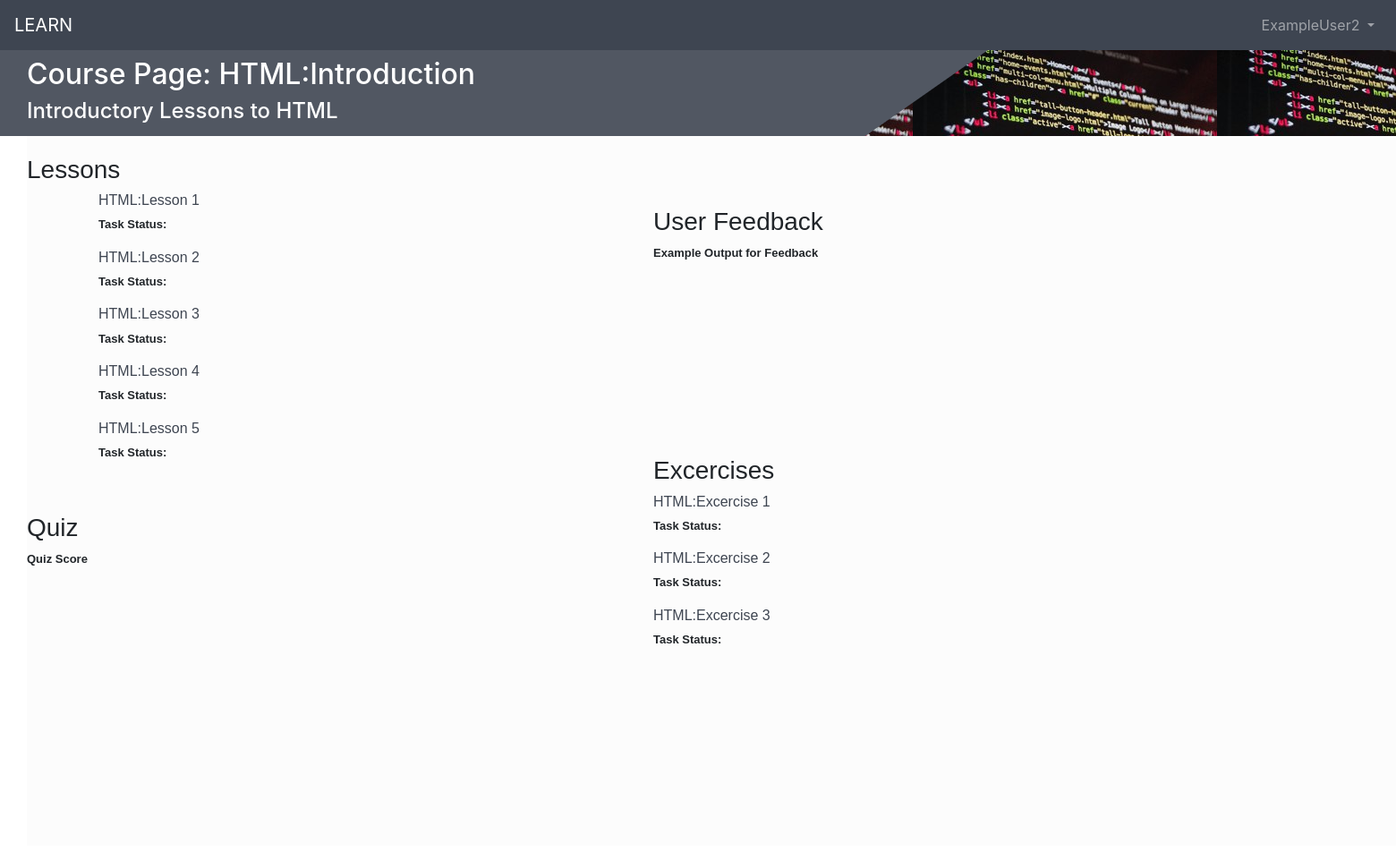
/dashboard/ExampleUser2/course/11111/ (signed in), run on the app's committed database.
### application.py (models this page shows, shortened)
class User(UserMixin, db.Model):
    id = db.Column(db.Integer, primary_key=True)
    firstname = db.Column('firstname', db.String(20), index=True)
    lastname = db.Column('lastname', db.String(20), index=True)
    email = db.Column('email', db.String(50), unique=True, index=True)
    username = db.Column('username', db.String(20), unique=True, index=True)
    password = db.Column('password', db.String(20))

class Course(db.Model):
    __tablename__ = 'course'
    courseid = db.Column(db.Integer, primary_key=True, unique=True)
    coursename = db.Column('coursename', db.String(20), index=True)
    description = db.Column('description', db.String(500), index=True)
    lessons = db.Column(db.Integer, index=True)

class LessonData(db.Model):
    __tablename__ = "lessondata"
    lessonid = db.Column('lessonid', db.Integer, unique=True, index=True, primary_key=True)
    lessonname = db.Column('lessonname', db.String(30), index=True)
    lessontype = db.Column('lessontype', db.String(30), index=True)
    courseid = db.Column('courseid', db.Integer, db.ForeignKey('course.courseid'), index=True)

### application.py (the view)
@app.route('/dashboard/<username>/course/<courseid>/')
@login_required
def course(username, courseid):
    if username != current_user.username:
        return redirect(url_for('.dashboard', username=current_user.username))
    if Course.query.filter_by(courseid=courseid).scalar() is None:
        return render_template('error.html')
    form = MyForm()
    username = User.query.filter_by(username=username).first()
    lesson = LessonData.query.filter_by(courseid = courseid).first()
    courseid = Course.query.filter_by(courseid = courseid).first()
    return render_template('course.html', username=username, course=courseid, lessons=LessonData.query.filter_by(courseid=courseid.courseid, lessontype='Lesson'), excercises=LessonData.query.filter_by(courseid=courseid.courseid, lessontype='Excercise'))

### application.py (called while the page is built)
@login_manager.user_loader
def load_user(user_id):
    return User.query.filter(User.id == int (user_id)).first()

### templates/course.html (shortened to what this page needs)
<html>
<head>
  	<link rel="stylesheet" href="https://maxcdn.bootstrapcdn.com/bootstrap/4.0.0/css/bootstrap.min.css">
</head>
<body>
<nav class="navbar navbar-expand-sm navbar-dark" style="background-color: #3E4551;">
  <a class="navbar-brand" href="#">LEARN</a>
  <div class="collapse navbar-collapse" id="navbarSupportedContent">
    <ul class="navbar-nav ml-auto">
      <li class="nav-item active">
      <li class="nav-item dropdown">
        <a class="nav-link dropdown-toggle" href="#" id="navbarDropdown" role="button" data-toggle="dropdown" aria-haspopup="true" aria-expanded="false">
		{{username.username}}
        </a>
      </li>
    </ul>
  </div>
</nav>
<div class="heading">
<div class="title">
<h2>Course Page: {{ course.coursename }}</h2>
<h4> {{ course.description }} </h4>
</div>
	</div>
	<div class="body">
	<br>
	<h3>Lessons</h3>
	<div class="lesson">
	{% for lesson in lessons %}
	<h6><a href="lesson/{{lesson.lessonid}}" style="color: #3E4551; text-decoration:none">{{lesson.lessonname}}</a></h6>
	<p><font size="2">Task Status: {{lesson.taskCompleted}}<font></p>
	{% endfor %}
	</div>
	<br>
	<br>
	<h3>Quiz</h3>
	<p>Quiz Score</p>
	<div class="feedback">
		<h3>User Feedback</h3>
		<p>Example Output for Feedback</p>
	</div>
	<div class="excercise">
	<h3>Excercises</h3>
	{% for excercise in excercises %}
        <h6><a href="excercise/{{excercise.lessonid}}" style="color: #3E4551; text-decoration:none">{{excercise.lessonname}}</a></h6>
        <p><font size="2">Task Status: {{excercise.taskCompleted}}<font></p>
        {% endfor %}
	</div>
	</div>
</body>
</html>

### data on the page
User: username "ExampleUser2"
Course: coursename "HTML:Introduction", description "Introductory Lessons to HTML"
LessonData: lessonname "HTML:Lesson 1"
LessonData: lessonname "HTML:Lesson 2"
LessonData: lessonname "HTML:Lesson 3"
LessonData: lessonname "HTML:Lesson 4"
LessonData: lessonname "HTML:Lesson 5"
LessonData: lessonname "HTML:Excercise 1"
LessonData: lessonname "HTML:Excercise 2"
LessonData: lessonname "HTML:Excercise 3"
